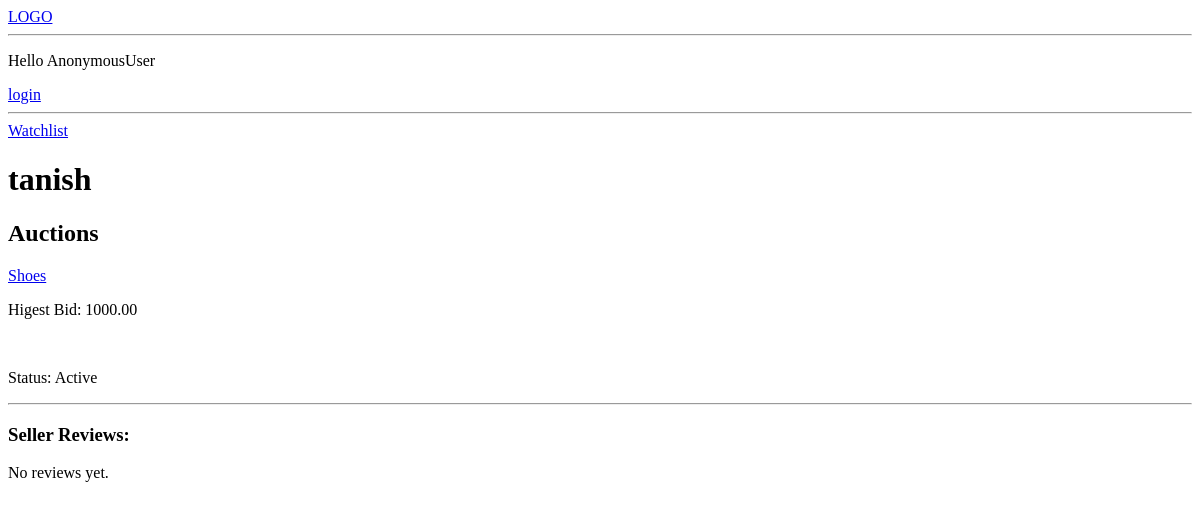
Page /profile/1/ on the earlier database version.
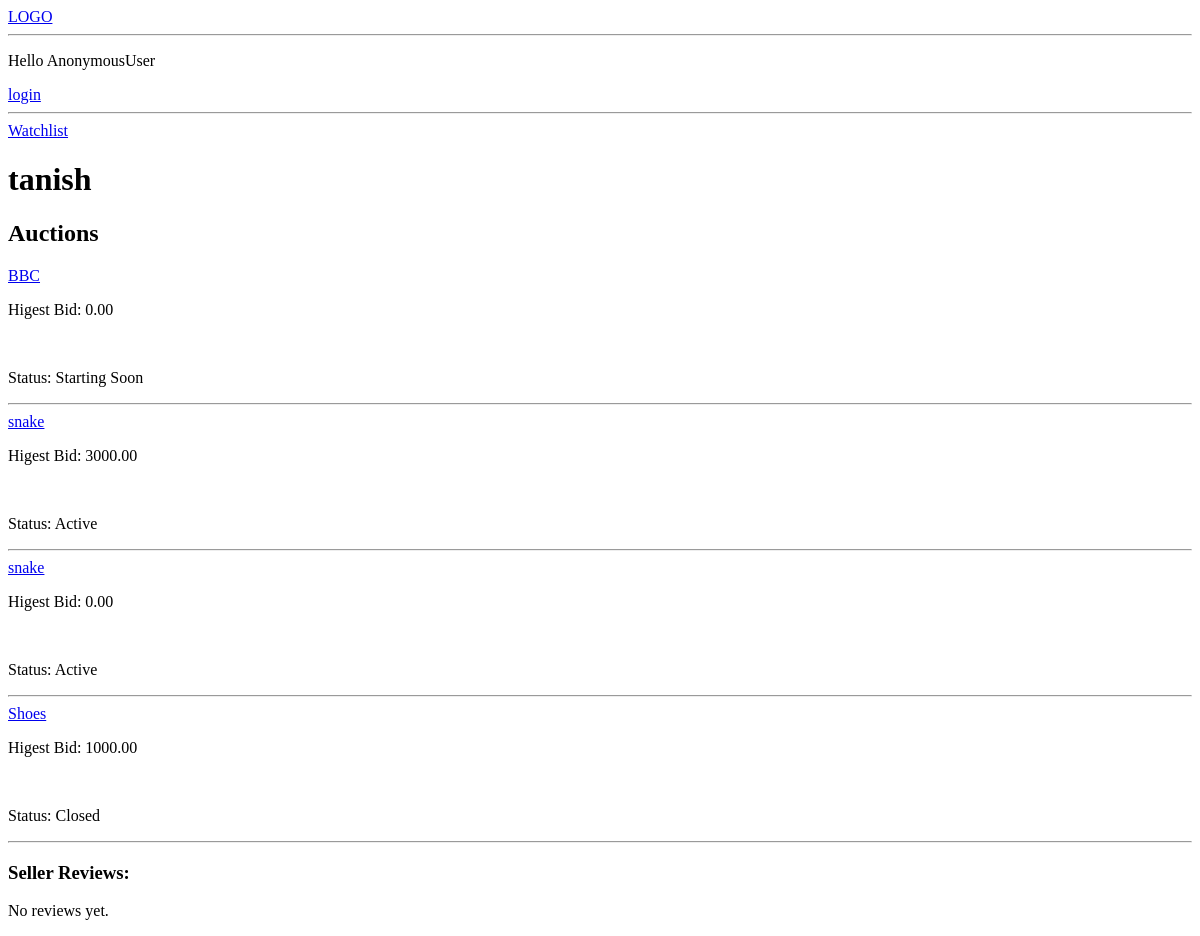
Same page on the later database version.
### auction/models.py (models this page shows, shortened)
class Auction(models.Model):
    product = models.ForeignKey(Product, on_delete=models.CASCADE)
    seller = models.ForeignKey(User, on_delete=models.CASCADE, related_name='auction_selling')
    start_time = models.DateTimeField()
    end_time = models.DateTimeField()
    status = models.CharField(max_length=15, blank=True, null=True)
    higest_bid = models.DecimalField(decimal_places=2, default=0.0, max_digits=15)
    winner = models.ForeignKey(User, on_delete=models.SET_NULL, null=True, blank=True, related_name='auction_won')
    is_paid = models.BooleanField(default=False)
    is_delivered = models.BooleanField(default=False)
    buyer_confirmed = models.BooleanField(default=False)

class Product(models.Model):
    name = models.CharField(max_length=100)
    description = models.TextField(null=True)
    base_price = models.IntegerField(default=0)
    created = models.DateTimeField(auto_now_add=True)
    owner = models.ForeignKey(User, on_delete=models.CASCADE, related_name="products", null=True)
    class Meta:
        ordering = ['-created']

### auction/views.py (the view)
# urls.py: path('profile/<str:pk>/', views.userProfile, name='userProfile'),
def userProfile(request, pk):
    user = User.objects.get(id=pk)
    seller = get_object_or_404(AuctionUser, user=user)
    reviews = Review.objects.filter(seller=user).order_by('-created_at')
    auction = user.auction_selling.all().order_by('-start_time')
    context = {'user':user, 'auction':auction, 'reviews':reviews, 'seller':seller}
    return render(request, 'profile.html', context)

### templates/profile.html (shortened to what this page needs)
{% include 'navbar.html' %}
<div>
    <h1>{{ user.username }}</h1>
    <div>
        <h2>Auctions</h2>
        {% for auction in auction %}
            <a href='/item/{{auction.id}}'>{{auction.product.name}}</a>
            <br>
            <p>Higest Bid: {{ auction.higest_bid }}</p>
            <br>
            <p>Status: {{ auction.status }}</p>
            <hr>
            {% empty %}
                <p>No Auctions Placed</p>
        {% endfor %}
    </div>
    <div>
        <h3>Seller Reviews:</h3>
        {% for review in reviews %}
            <p>Auction: <a href='/item/{{review.auction.id}}'>{{review.auction}}</a> </p>
            <p><strong>Rating:</strong> {{ review.rating }} ⭐</p>
            <p><strong>Comment:</strong> {{ review.comment }}</p>
            <hr>
            {% empty %}
                <p>No reviews yet.</p>
        {% endfor %}
    </div>
</div>

### templates/navbar.html
<div>
    <a href="/">LOGO</a>
    <hr>
    <p>Hello {{request.user}}</p>
    {% if request.user.is_authenticated %}
        <a href="{% url 'logout' %}">logout</a>
        <a href="{% url 'userProfile' request.user.id %}">{{ request.user }}</a>
    {% else %}
        <a href="{% url 'login' %}">login</a>
    {% endif %}
    <hr>
    <a href="{% url 'watchlist' %}">Watchlist</a>
</div>

Differences in the rows shown:
added Auction: product.name "BBC", higest_bid "0.00", status "Starting Soon"
added Auction: product.name "snake", higest_bid "3000.00", status "Active"
added Auction: product.name "snake", higest_bid "0.00", status "Active"
changed Auction "Shoes": status "Active" → "Closed"
